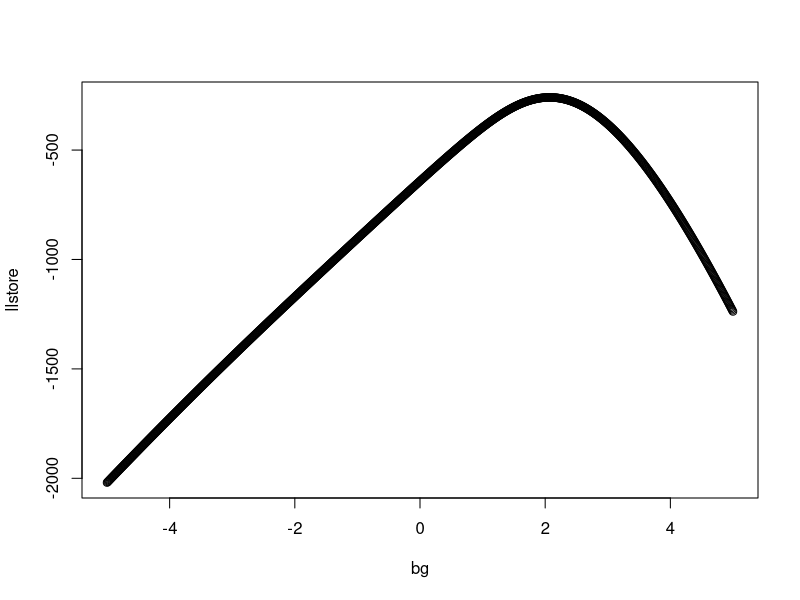

Reproduce this figure in R.
#**********Exercise 2**************#
#data
LR1 = read.csv("LR1.csv")
attach(LR1)

#start by programming a logistic function to use our p(x)
predp = function(x,b){
  p = 1/(1+exp(5-x*b)) #logistic function
  return(p)
}

#test
predp(2,1)

#Lets program the log likelihood function
loglik = function(b, y, x){
  n = length(y) #how big our data is
  ll = 0
  for (i in 1:n){
    ll = ll + log(predp(x[i],b))*(y[i]==1) + log(1-predp(x[i],b))*(y[i]==0)
  } #Summing up our p(x) functions for all data points
  return(ll)
}
#y[1]
#y[1]==1

#Lets look what is the best value of b 
#do a grid
G=1000 
bg = seq(-5, 5, length=G) #We think the best b will be between 5 and -5
#look b/w these 2 points
llstore = rep(0, G)
#this is what I'll store my loglikelihood values for different values for different b's that I pick
#Calculate the log likihood for all the b's; to a loop

for (g in 1:G){
  llstore[g] = loglik(bg[g], y, x)
}
plot(bg, llstore)

#Lets select the b with the highest log liklihood
bg[which.max(llstore)]
#Compare to the glm formula
glm(y ~ x, family = "binomial")
#Very similar